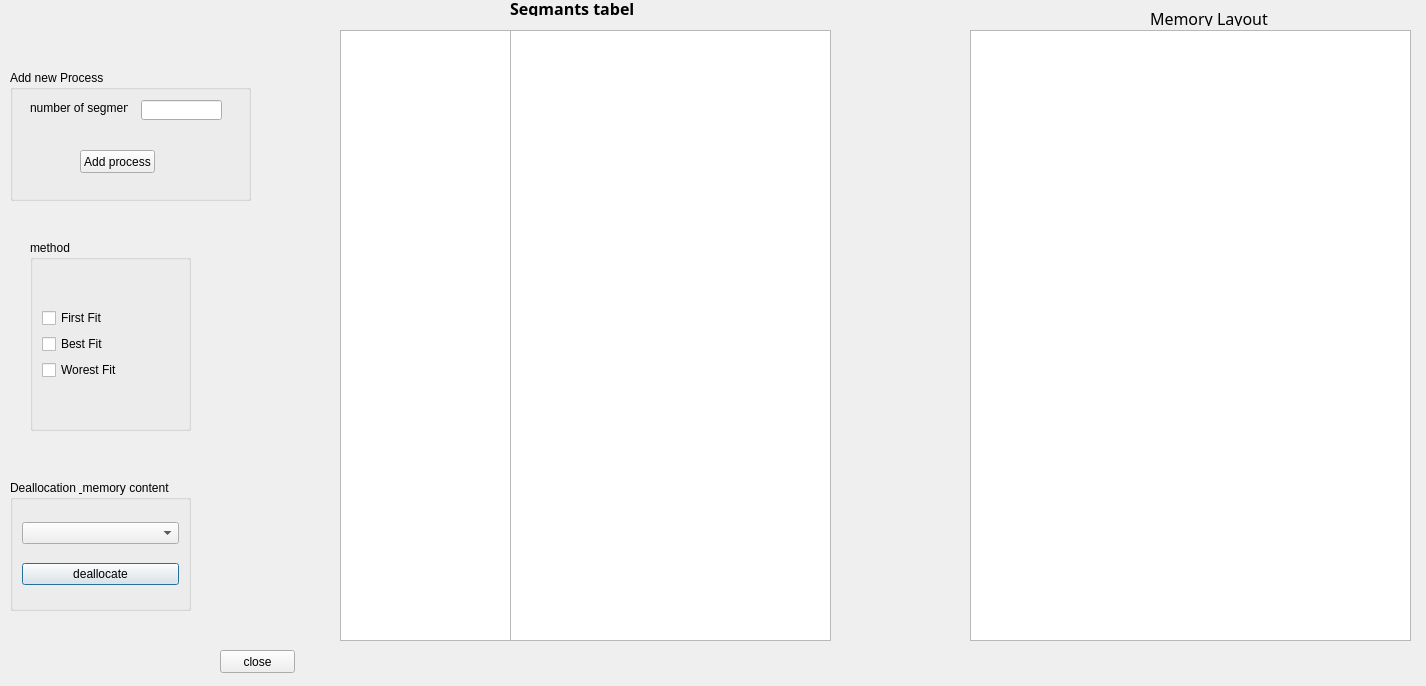
<?xml version="1.0" encoding="UTF-8"?>
<ui version="4.0">
 <class>result</class>
 <widget class="QDialog" name="result">
  <property name="geometry">
   <rect>
    <x>0</x>
    <y>0</y>
    <width>1426</width>
    <height>686</height>
   </rect>
  </property>
  <property name="windowTitle">
   <string>Dialog</string>
  </property>
  <widget class="QGraphicsView" name="draw">
   <property name="geometry">
    <rect>
     <x>970</x>
     <y>30</y>
     <width>441</width>
     <height>611</height>
    </rect>
   </property>
  </widget>
  <widget class="QGroupBox" name="method">
   <property name="geometry">
    <rect>
     <x>30</x>
     <y>240</y>
     <width>161</width>
     <height>191</height>
    </rect>
   </property>
   <property name="title">
    <string>method</string>
   </property>
   <layout class="QVBoxLayout" name="verticalLayout_3">
    <item>
     <layout class="QVBoxLayout" name="verticalLayout_2">
      <item>
       <widget class="QCheckBox" name="firstfit">
        <property name="text">
         <string>First Fit</string>
        </property>
       </widget>
      </item>
      <item>
       <widget class="QCheckBox" name="bestfit">
        <property name="text">
         <string>Best Fit</string>
        </property>
       </widget>
      </item>
      <item>
       <widget class="QCheckBox" name="WorestFit">
        <property name="text">
         <string>Worest Fit</string>
        </property>
       </widget>
      </item>
     </layout>
    </item>
   </layout>
  </widget>
  <widget class="QGroupBox" name="groupBox">
   <property name="geometry">
    <rect>
     <x>10</x>
     <y>480</y>
     <width>181</width>
     <height>131</height>
    </rect>
   </property>
   <property name="title">
    <string>Deallocation &amp; memory content</string>
   </property>
   <layout class="QVBoxLayout" name="verticalLayout">
    <item>
     <widget class="QComboBox" name="comboBox"/>
    </item>
    <item>
     <widget class="QPushButton" name="deallocate">
      <property name="text">
       <string>deallocate</string>
      </property>
     </widget>
    </item>
   </layout>
  </widget>
  <widget class="QGroupBox" name="groupBox_2">
   <property name="geometry">
    <rect>
     <x>10</x>
     <y>70</y>
     <width>241</width>
     <height>131</height>
    </rect>
   </property>
   <property name="title">
    <string>Add new Process</string>
   </property>
   <widget class="QPushButton" name="push">
    <property name="geometry">
     <rect>
      <x>70</x>
      <y>80</y>
      <width>75</width>
      <height>23</height>
     </rect>
    </property>
    <property name="text">
     <string>Add process</string>
    </property>
   </widget>
   <widget class="QLabel" name="label">
    <property name="geometry">
     <rect>
      <x>20</x>
      <y>30</y>
      <width>98</width>
      <height>16</height>
     </rect>
    </property>
    <property name="text">
     <string>number of segments</string>
    </property>
   </widget>
   <widget class="QLineEdit" name="number">
    <property name="geometry">
     <rect>
      <x>131</x>
      <y>30</y>
      <width>81</width>
      <height>20</height>
     </rect>
    </property>
   </widget>
  </widget>
  <widget class="QTableView" name="tableView">
   <property name="geometry">
    <rect>
     <x>500</x>
     <y>30</y>
     <width>331</width>
     <height>611</height>
    </rect>
   </property>
  </widget>
  <widget class="QLabel" name="label_2">
   <property name="geometry">
    <rect>
     <x>1150</x>
     <y>10</y>
     <width>121</width>
     <height>16</height>
    </rect>
   </property>
   <property name="font">
    <font>
     <family>Neue Haas Grotesk Text Pro Medi</family>
     <pointsize>12</pointsize>
    </font>
   </property>
   <property name="text">
    <string>Memory Layout</string>
   </property>
  </widget>
  <widget class="QLabel" name="label_3">
   <property name="geometry">
    <rect>
     <x>510</x>
     <y>0</y>
     <width>131</width>
     <height>16</height>
    </rect>
   </property>
   <property name="font">
    <font>
     <family>Neue Haas Grotesk Text Pro</family>
     <pointsize>12</pointsize>
     <weight>75</weight>
     <bold>true</bold>
    </font>
   </property>
   <property name="text">
    <string>Segmants tabel</string>
   </property>
  </widget>
  <widget class="QTableView" name="tableView_2">
   <property name="geometry">
    <rect>
     <x>340</x>
     <y>30</y>
     <width>171</width>
     <height>611</height>
    </rect>
   </property>
  </widget>
  <widget class="QPushButton" name="pushButton">
   <property name="geometry">
    <rect>
     <x>220</x>
     <y>650</y>
     <width>75</width>
     <height>23</height>
    </rect>
   </property>
   <property name="text">
    <string>close</string>
   </property>
  </widget>
 </widget>
 <resources/>
 <connections/>
</ui>
